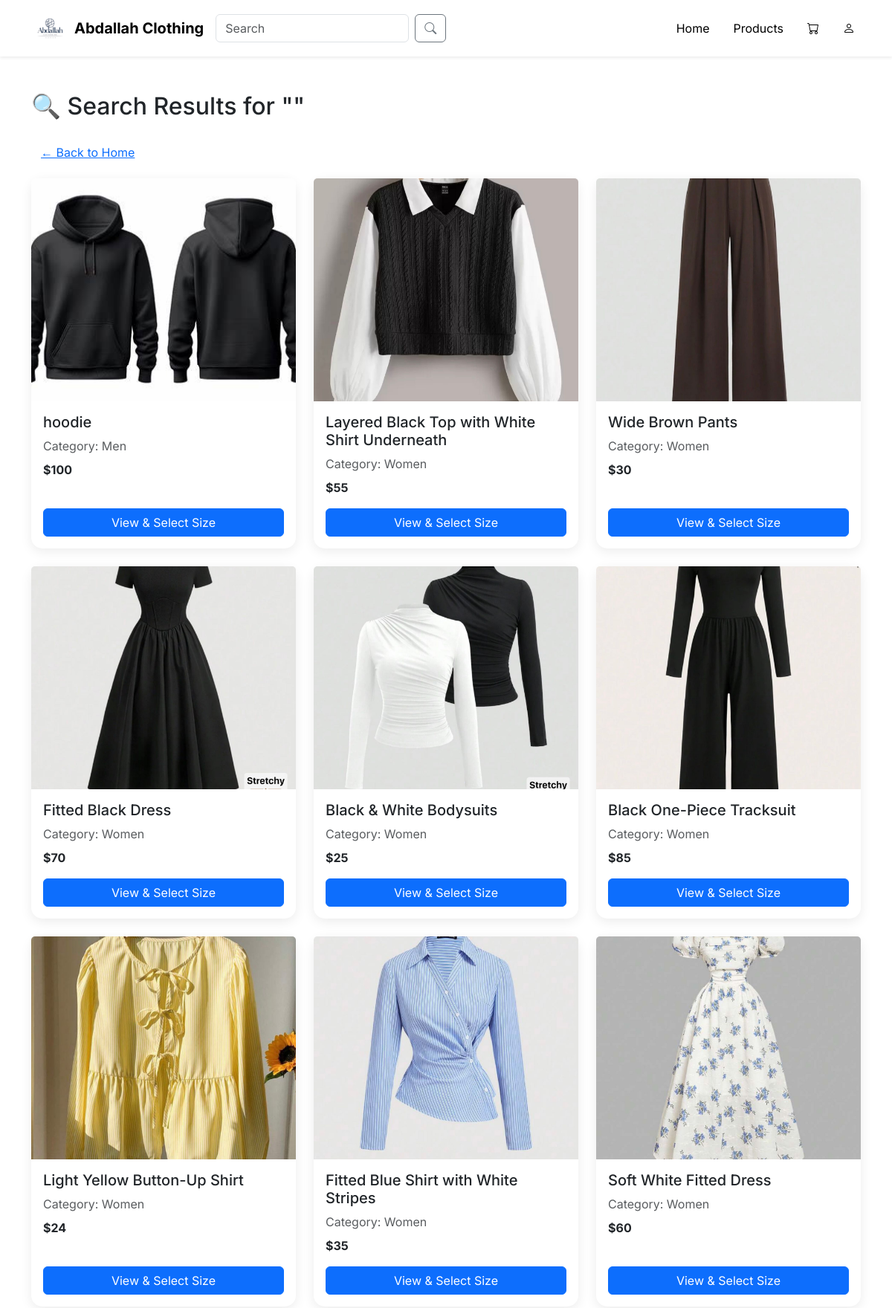
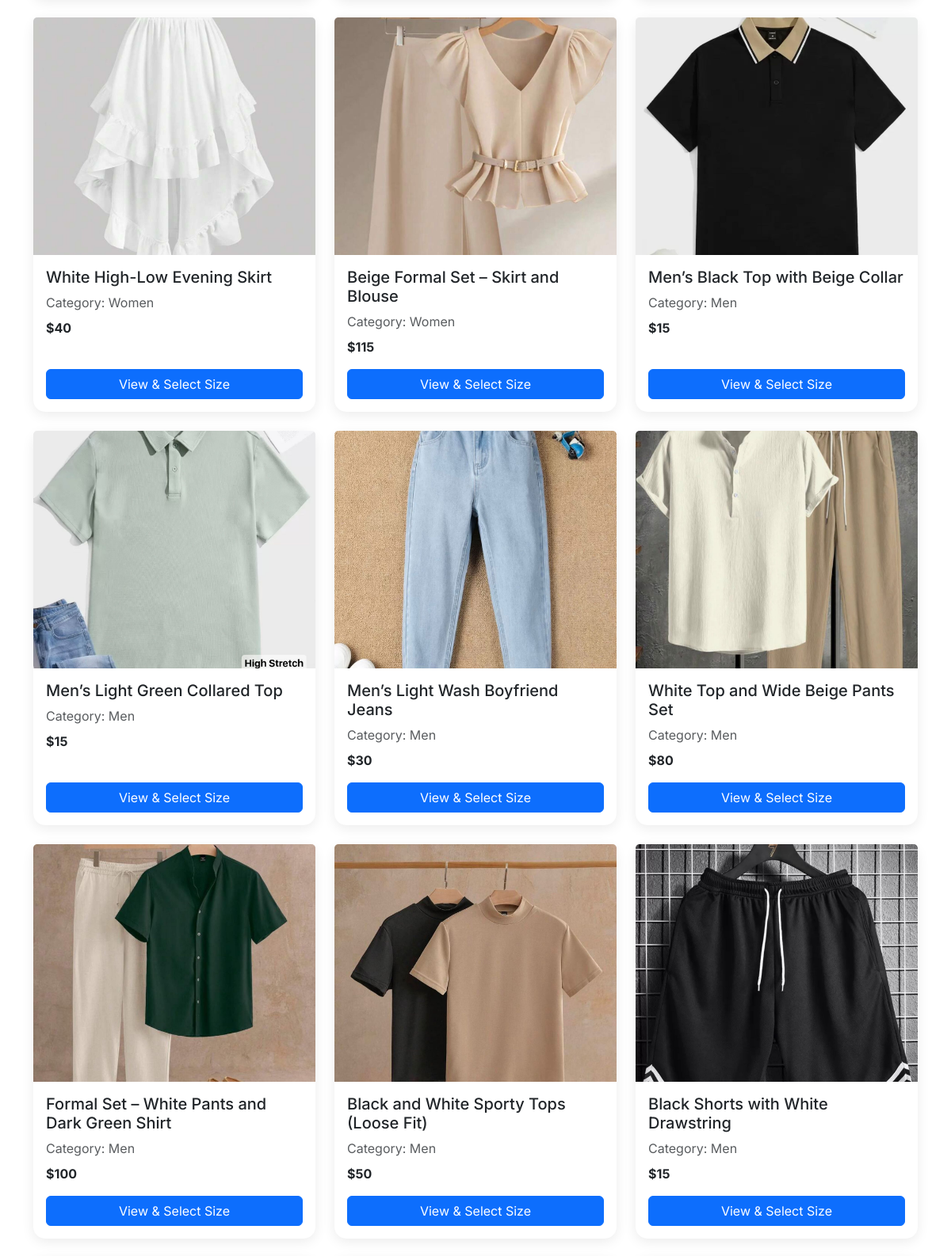
Screenshot of /search.php (upper part) with the database file from the repository (2 pictures, top to bottom).
### tables this page shows
CREATE TABLE `products` (
  `id` int(11) NOT NULL,
  `name` varchar(100) NOT NULL,
  `price` float NOT NULL,
  `description` text DEFAULT NULL,
  `image` varchar(255) DEFAULT NULL,
  `category_id` int(11) DEFAULT NULL,
  `stock_xs` int(11) NOT NULL DEFAULT 0,
  `stock_s` int(11) NOT NULL DEFAULT 0,
  `stock_m` int(11) NOT NULL DEFAULT 0,
  `stock_l` int(11) NOT NULL DEFAULT 0,
  `stock_xl` int(11) NOT NULL DEFAULT 0,
  `stock_xxl` int(11) NOT NULL DEFAULT 0
);

CREATE TABLE `categories` (
  `id` int(11) NOT NULL,
  `name` varchar(50) NOT NULL
);

### search.php (the view)
<?php
include 'db.php';
$searchTerm = trim($_GET['q'] ?? '');
$like = "%{$searchTerm}%";
$stmt = mysqli_prepare($conn, "SELECT products.*, categories.name AS category_name
          FROM products
          LEFT JOIN categories ON products.category_id = categories.id
          WHERE products.name LIKE ? OR products.description LIKE ?");
mysqli_stmt_bind_param($stmt, "ss", $like, $like);
mysqli_stmt_execute($stmt);
$result = mysqli_stmt_get_result($stmt);
?>
<!DOCTYPE html>
<html lang="en">
<?php include 'head.php'; ?>
<?php include 'navbar.php'; ?>
<body>
<div class="container py-5">
  <h2 class="mb-4">🔍 Search Results for "<?php echo htmlspecialchars($searchTerm); ?>"</h2>
  <a href="index.php" class="btn btn-link mb-3">&larr; Back to Home</a>
  <div class="row">
    <?php if (mysqli_num_rows($result) > 0): ?>
      <?php while ($row = mysqli_fetch_assoc($result)): ?>
        <div class="col-md-4 mb-4">
          <div class="card h-100 product-card">
            <img src="uploads/<?php echo htmlspecialchars($row['image'], ENT_QUOTES, 'UTF-8'); ?>" alt="<?php echo htmlspecialchars($row['name'], ENT_QUOTES, 'UTF-8'); ?>" class="card-img-top product-img-sm">
            <div class="card-body d-flex flex-column">
              <h5 class="card-title"><?php echo htmlspecialchars($row['name']); ?></h5>
              <p class="text-muted mb-2">Category: <?php echo htmlspecialchars($row['category_name']); ?></p>
              <p class="fw-bold mb-3">$<?php echo htmlspecialchars($row['price']); ?></p>
              <a href="product.php?id=<?php echo $row['id']; ?>" class="btn btn-primary mt-auto">View &amp; Select Size</a>
            </div>
          </div>
        </div>
      <?php endwhile; ?>
    <?php else: ?>
      <p>No products found matching your search.</p>
    <?php endif; ?>
  </div>
</div>
</body>
</html>

### assets/css/style.css (style rules this page uses)
:root { --primary-color: #f26b3a; --secondary-color: #005662; --light-color: #ffffff; }
body { font-family: 'Inter', sans-serif; background-color: #ffffff; min-height: 100vh; display: flex; flex-direction: column; }
.product-card { border: none; border-radius: 15px; box-shadow: 0 4px 16px rgba(0,0,0,0.08); transition: transform 0.3s, box-shadow 0.3s; }
.product-img-sm { height: 300px; object-fit: cover; }

### rows the page displays
products: image+name (picture), name "hoodie", category.name "Men", price "100"
products: image (picture), name "Layered Black Top with White Shirt Underneath", category.name "Women", price "55"
products: image (picture), name "Wide Brown Pants", category.name "Women", price "30"
products: image (picture), name "Fitted Black Dress", category.name "Women", price "70"
products: image (picture), name "Black & White Bodysuits", category.name "Women", price "25"
products: image (picture), name "Black One-Piece Tracksuit", category.name "Women", price "85"
products: image (picture), name "Light Yellow Button-Up Shirt", category.name "Women", price "24"
products: image (picture), name "Fitted Blue Shirt with White Stripes", category.name "Women", price "35"
products: image (picture), name "Soft White Fitted Dress", category.name "Women", price "60"
products: image (picture), name "White High-Low Evening Skirt", category.name "Women", price "40"
products: image (picture), name "Beige Formal Set – Skirt and Blouse", category.name "Women", price "115"
products: image (picture), name "Men’s Black Top with Beige Collar", category.name "Men", price "15"
products: image (picture), name "Men’s Light Green Collared Top", category.name "Men", price "15"
products: image (picture), name "Men’s Light Wash Boyfriend Jeans", category.name "Men", price "30"
products: image (picture), name "White Top and Wide Beige Pants Set", category.name "Men", price "80"
products: image (picture), name "Formal Set – White Pants and Dark Green Shirt", category.name "Men", price "100"
products: image (picture), name "Black and White Sporty Tops (Loose Fit)", category.name "Men", price "50"
products: image (picture), name "Black Shorts with White Drawstring", category.name "Men", price "15"
